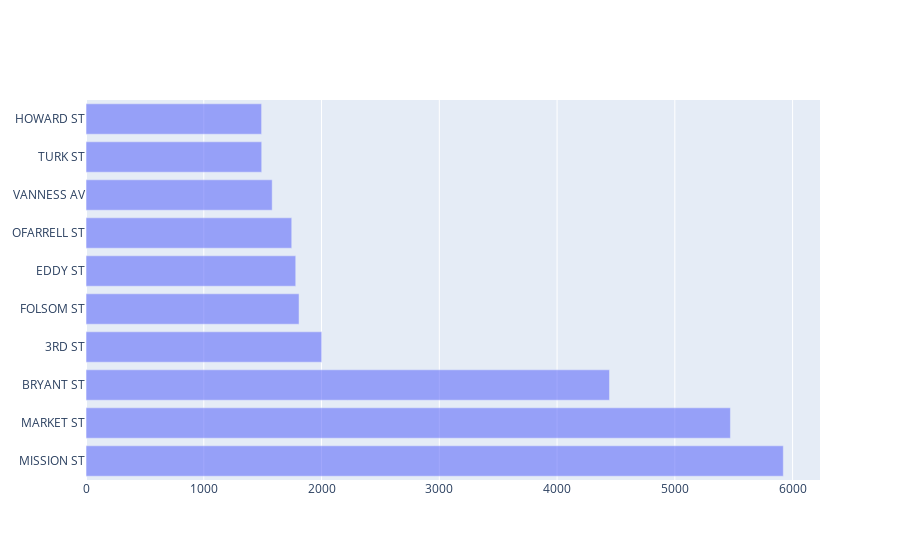

This figure's notebook cell:
### Code cell
d=df['addr'].value_counts().sort_values(ascending=False).reset_index().head(10)
d.columns=['addr','Count']
data = [go.Bar(
            y=d.addr,
            x=d.Count,
             opacity=0.6,
             orientation = 'h'
    )]

py.iplot(data, filename='basic-bar')

### Figure 1 — Plotly figure (JSON) as saved in the notebook; plotly's stock layout.template omitted (floating-point values rounded to 4 significant figures)
{"data": [{"opacity": 0.6, "orientation": "h", "type": "bar", "x": [5921, 5472, 4445, 2002, 1809, 1781, 1747, 1581, 1492, 1491], "y": ["MISSION ST", "MARKET ST", "BRYANT ST", "3RD ST", "FOLSOM ST", "EDDY ST", "OFARRELL ST", "VANNESS AV", "TURK ST", "HOWARD ST"]}], "layout": {}}
